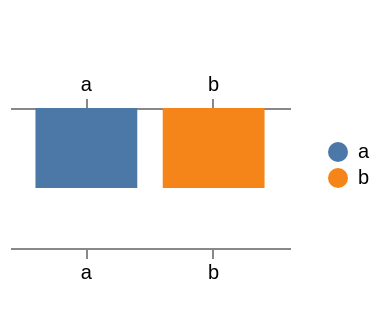

Vega-Lite specification for this chart:
### Vega specification from a JSON file in a GitHub repository (floating-point values rounded to 4 significant figures)
{"$schema": "https://vega.github.io/schema/vega/v6.json", "description": "**A title a signal does not supply is no title, not the word for one.** A guide's `title` may be computed, and upstream carries whatever the signal holds straight onto the title item — `null` stays `null` there, and a null text measures as nothing and paints as nothing. This engine read it with the same function it uses to *say* a value, and `String(null)` is the four-letter word `null`, so a chart whose title comes from a control that has not answered yet drew the word `null` across the top of a legend and along an axis. The three titles here are three different builders — an axis's, a legend's, and the chart's own — and each resolved its text separately, so one of them being right said nothing about the others. A **subtitle** is the fourth caller of the same resolution and is deliberately not here: a subtitle carries a second rule of its own — `titleLayout` unions its bounds into the heading only `if (subtitle && subtitle.text)` — and mixing the two would make one fixture answer two questions. It has its own, beside this one. The `blank` axis is the control: an **empty** title is not the same written form as an absent one and must stay empty rather than being folded in, exactly as an empty format specifier is not an absent one. The reference records no `text` key at all for these, because a null is dropped on the way out — which is why this went unseen: the mark comparison walked only the reference's own channels, so a word this side invented was looked at by nothing. `text` is one-sided-checked now, the way paint and the stroke caps already were, and it found two more fixtures the moment it was turned on.", "width": 140, "height": 70, "padding": 5, "signals": [{"name": "gone", "value": null}, {"name": "blank", "value": ""}], "title": {"text": {"signal": "gone"}}, "data": [{"name": "d", "values": [{"k": "a", "v": 1}, {"k": "b", "v": 2}]}], "scales": [{"name": "x", "type": "band", "domain": {"data": "d", "field": "k"}, "range": "width", "padding": 0.2}, {"name": "c", "type": "ordinal", "domain": {"data": "d", "field": "k"}, "range": "category"}], "axes": [{"orient": "bottom", "scale": "x", "title": {"signal": "gone"}}, {"orient": "top", "scale": "x", "title": {"signal": "blank"}}], "legends": [{"fill": "c", "title": {"signal": "gone"}}], "marks": [{"type": "rect", "from": {"data": "d"}, "encode": {"update": {"x": {"scale": "x", "field": "k"}, "width": {"scale": "x", "band": 1}, "y": {"value": 0}, "y2": {"value": 40}, "fill": {"scale": "c", "field": "k"}}}}]}
